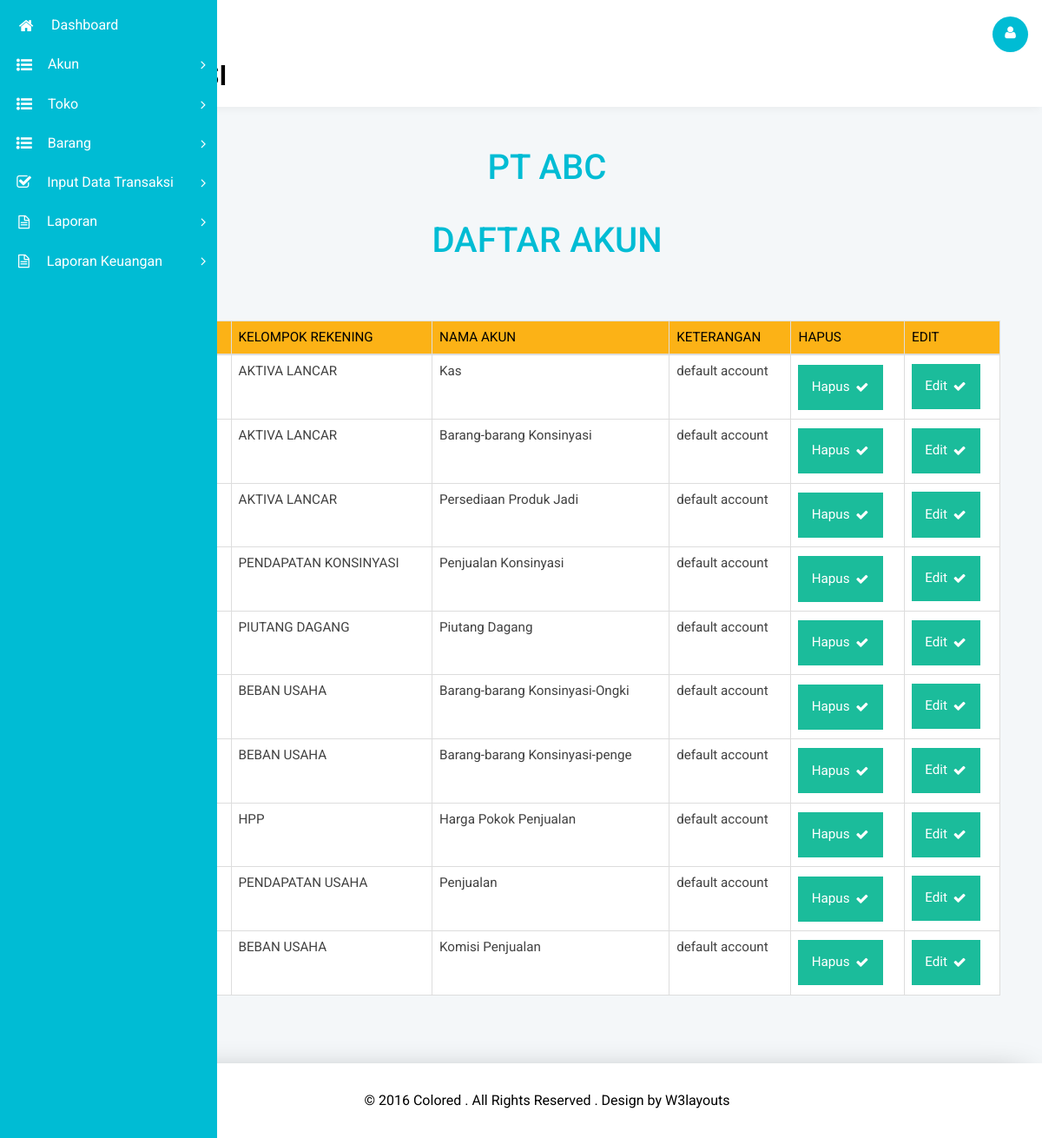
The app's page /akun_lap.php (signed in) with its own data.
### tables this page shows
CREATE TABLE `akun` (
  `kd_akun` char(11) NOT NULL,
  `kd_rekening` int(11) DEFAULT NULL,
  `nm_akun` char(30) DEFAULT NULL,
  `debet` int(11) DEFAULT NULL,
  `kredit` int(11) DEFAULT NULL,
  `keterangan` char(30) DEFAULT NULL
);

CREATE TABLE `rekening` (
  `kd_rekening` int(11) NOT NULL,
  `nm_rekening` char(30) DEFAULT NULL,
  `keterangan` char(30) DEFAULT NULL
);

### akun_lap.php (the view, shortened to what this page needs)
<!DOCTYPE html>
<html lang="en">
<?php
include "koneksi.php";
include "menu.php";
?>
<head>
                <div class="table-heading">
                <h2> PT ABC </h2>
                    <h2> DAFTAR AKUN </h2>
    </div>
                                <?php
                                $sql_cek="select b.* , a.nm_rekening from akun b, rekening a where b.kd_rekening=a.kd_rekening order by kd_akun";
                                        $query_cek = $koneksidb->query($sql_cek);
                                        $result_cek = $query_cek->num_rows;
                                        if($result_cek=='0'){
                                        echo "<center>Maaf Data Yang anda cari tidak ada <br> Silahkan Masukkan Data Terlebih Dahulu</center>";
                                         }
                                         else{
                                ?>
                <div class="agile-tables">
                    <div class="w3l-table-info">
                       <div class="table-responsive bs-example widget-shadow">
      <table class="table table-bordered">
                        <thead>
                        <tr>
            <th data-breakpoints="xs">NO</th>
            <th>Kode Akun</th>
            <th>Kelompok Rekening</th>
            <th>Nama Akun</th>
            <th>Keterangan</th>
            <th>Hapus</th>
            <th>Edit</th>
          </tr>
                        </thead>
                        <tbody>
                       <?php
                                        $no=0;
                                         while ($data = $query_cek->fetch_array()) {
                                            $no ++;
                                    ?>
                                            <tr>
                                                <td><?php echo $no; ?></td>
                                                <td><?php echo $data['kd_akun']; ?></td>
                                                <td><?php echo $data['nm_rekening']; ?></td>
                                                <td><?php echo $data['nm_akun']; ?></td>
                                                <td><?php echo $data['keterangan']; ?></td>
                                                <td>
                                                 <ul class="bt-list">
                                              <li><a href=delete_akun.php?kd_akun=<?php echo $data['kd_akun']; ?> class="hvr-icon-fade col-7">Hapus</a></li>
                                                </ul>
                                            </td>
                                            <td>
                                                 <ul class="bt-list">
                                              <li><a href=akun_edit.php?kd_akun=<?php echo $data['kd_akun']; ?> class="hvr-icon-fade col-7">Edit</a></li>
                                                </ul>
                                            </td>
                                            </tr>
                                    <?php
                                         }
                                        }
                                    ?>
                        </tbody>
                      </table>
                    </div>
            </div>
        </div>
            </div>
        </div>
        <div class="footer">
            <p>© 2016 Colored . All Rights Reserved . Design by <a href="http://w3layouts.com/">W3layouts</a></p>
        </div>
    </section>
</body>
</html>

### menu.php (shortened to what this page needs)
<?php
if (isset($_SESSION['jabatan']))
{
   if ($_SESSION['jabatan'] == "admin")
   {
     include 'menuadmin.php';
   }
   else if ($_SESSION['jabatan'] == "manager")
   {
     include 'menudirektur.php';
   }
}
?>

### menuadmin.php (shortened to what this page needs)
<link rel="stylesheet" href="css/bootstrap.css">
<link href="css/style.css" rel='stylesheet' type='text/css' />
<link rel="stylesheet" href="css/font.css" type="text/css"/>
<link href="css/font-awesome.css" rel="stylesheet">
<link rel="stylesheet" type="text/css" href="css/table-style.css" />
<link rel="stylesheet" type="text/css" href="css/basictable.css" />
</head>
<body class="dashboard-page">
    <nav class="main-menu">
        <ul>
            <li>
                <a href="index.php">
                    <i class="fa fa-home nav_icon"></i>
                    <span class="nav-text">
                    Dashboard
                    </span>
                </a>
            </li>
            <li class="has-subnav">
                <a href="javascript:;">
                    <i class="fa fa-list-ul" aria-hidden="true"></i>
                    <span class="nav-text">Akun</span>
                    <i class="icon-angle-right"></i><i class="icon-angle-down"></i>
                </a>
            </li>
            <li class="has-subnav">
                <a href="javascript:;">
                    <i class="fa fa-list-ul" aria-hidden="true"></i>
                    <span class="nav-text">Toko</span>
                    <i class="icon-angle-right"></i><i class="icon-angle-down"></i>
                </a>
            </li>
             <li class="has-subnav">
                <a href="javascript:;">
                    <i class="fa fa-list-ul" aria-hidden="true"></i>
                    <span class="nav-text">Barang</span>
                    <i class="icon-angle-right"></i><i class="icon-angle-down"></i>
                </a>
            </li>
            <li class="has-subnav">
                <a href="javascript:;">
                <i class="fa fa-check-square-o nav_icon"></i>
                <span class="nav-text">
                Input Data Transaksi
                </span>
                <i class="icon-angle-right"></i><i class="icon-angle-down"></i>
                </a>
            </li>
            <li class="has-subnav">
                <a href="javascript:;">
                    <i class="fa fa-file-text-o nav_icon"></i>
                        <span class="nav-text">Laporan</span>
                    <i class="icon-angle-right"></i><i class="icon-angle-down"></i>
                </a>
            </li>
            <li class="has-subnav">
                <a href="javascript:;">
                    <i class="fa fa-file-text-o nav_icon"></i>
                        <span class="nav-text">Laporan Keuangan</span>
                    <i class="icon-angle-right"></i><i class="icon-angle-down"></i>
                </a>
            </li>
    </nav>
    <section class="wrapper scrollable">
        <nav class="user-menu">
        </nav>
        <section class="title-bar">
            <div class="logo">
                <h1><a href="index.html"><img src="images/logo.png" alt="" />Konsinyasi</a></h1>
            </div>
            <div class="header-right">
                <div class="profile_details_left">
                    <div class="profile_details">
                        <ul>
                            <li class="dropdown profile_details_drop">
                                <a href="#" class="dropdown-toggle" data-toggle="dropdown" aria-expanded="false">
                                    <div class="profile_img">
                                        <span class="prfil-img"><i class="fa fa-user" aria-hidden="true"></i></span>
                                    </div>
                                </a>
                            </li>
                        </ul>
                    </div>
                </div>
            </div>
            <div class="clearfix"> </div>
        </section>
        <div class="main-grid">
            <div class="agile-grids">

### css/table-style.css (style rules this page uses)
table { background: white; border-collapse: collapse; margin: 1.25em 0 0; width: 100%; }
table tr, table th, table td { border: none; border-bottom: 1px solid #e8e8e8; font-size: .95em; }
table th, table td { padding: 10px 12px; text-align: left; }
table th { background: #fcb216; color: #000000; text-transform: uppercase; }
table tr td { background: #f3faff; color: #424242; }
table tr:nth-of-type(2n+2) td { background: #ffffff; }
table { width: 100%; }
.table { margin: 30px 0; border-collapse: collapse; border-spacing: 0; empty-cells: show; border: 1px solid #e0e0e0; }
.table td, .table th { border-left: 1px solid #e0e0e0; border-width: 0 0 0 1px; font-size: inherit; margin: 0; overflow: visible; padding: 0.5em 1em; font-weight: normal; }
.table td:first-child, .table th:first-child { border-left-width: 0; }
.table thead, .table tfoot { background-color: #f05050; color: #fff; text-align: left; vertical-align: bottom; }
.table thead td, .table tfoot td, .table thead th, .table tfoot th { border-color: #fff; }
.table td { background-color: transparent; }

### records on screen
akun: kd_rekening.nm_rekening "AKTIVA LANCAR", nm_akun "Kas", keterangan "default account"
akun: kd_rekening.nm_rekening "AKTIVA LANCAR", nm_akun "Barang-barang Konsinyasi", keterangan "default account"
akun: kd_rekening.nm_rekening "AKTIVA LANCAR", nm_akun "Persediaan Produk Jadi", keterangan "default account"
akun: kd_rekening.nm_rekening "PENDAPATAN KONSINYASI", nm_akun "Penjualan Konsinyasi", keterangan "default account"
akun: kd_rekening.nm_rekening "PIUTANG DAGANG", nm_akun "Piutang Dagang", keterangan "default account"
akun: kd_rekening.nm_rekening "BEBAN USAHA", nm_akun "Barang-barang Konsinyasi-Ongki", keterangan "default account"
akun: kd_rekening.nm_rekening "BEBAN USAHA", nm_akun "Barang-barang Konsinyasi-penge", keterangan "default account"
akun: kd_rekening.nm_rekening "HPP", nm_akun "Harga Pokok Penjualan", keterangan "default account"
akun: kd_rekening.nm_rekening "PENDAPATAN USAHA", nm_akun "Penjualan", keterangan "default account"
akun: kd_rekening.nm_rekening "BEBAN USAHA", nm_akun "Komisi Penjualan", keterangan "default account"
